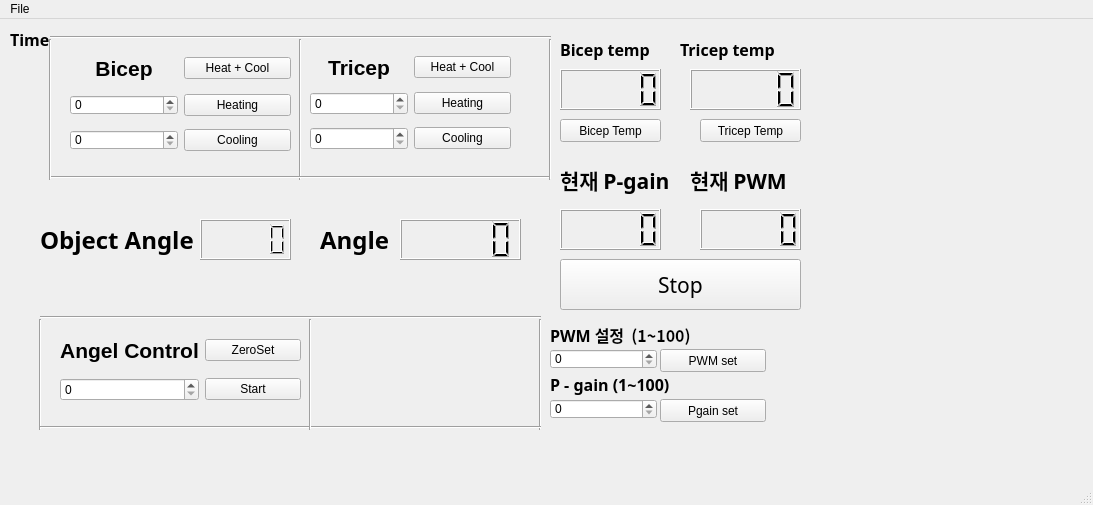
<?xml version="1.0" encoding="UTF-8"?>
<ui version="4.0">
 <class>MainWindow</class>
 <widget class="QMainWindow" name="MainWindow">
  <property name="geometry">
   <rect>
    <x>0</x>
    <y>0</y>
    <width>1093</width>
    <height>505</height>
   </rect>
  </property>
  <property name="windowTitle">
   <string>MainWindow</string>
  </property>
  <widget class="QWidget" name="centralwidget">
   <widget class="QWidget" name="gridLayoutWidget">
    <property name="geometry">
     <rect>
      <x>70</x>
      <y>30</y>
      <width>221</width>
      <height>110</height>
     </rect>
    </property>
    <layout class="QGridLayout" name="gridLayout">
     <property name="sizeConstraint">
      <enum>QLayout::SetDefaultConstraint</enum>
     </property>
     <item row="5" column="1">
      <widget class="QPushButton" name="BicepC">
       <property name="text">
        <string>Cooling</string>
       </property>
      </widget>
     </item>
     <item row="0" column="0">
      <widget class="QLabel" name="BicepL">
       <property name="font">
        <font>
         <family>Arial</family>
         <pointsize>16</pointsize>
         <weight>75</weight>
         <bold>true</bold>
        </font>
       </property>
       <property name="text">
        <string>Bicep</string>
       </property>
       <property name="textFormat">
        <enum>Qt::AutoText</enum>
       </property>
       <property name="alignment">
        <set>Qt::AlignCenter</set>
       </property>
      </widget>
     </item>
     <item row="5" column="0">
      <widget class="QSpinBox" name="BCtime">
       <property name="maximumSize">
        <size>
         <width>16777215</width>
         <height>20</height>
        </size>
       </property>
      </widget>
     </item>
     <item row="0" column="1">
      <widget class="QPushButton" name="BicepHC">
       <property name="text">
        <string>Heat + Cool</string>
       </property>
      </widget>
     </item>
     <item row="3" column="0">
      <widget class="QSpinBox" name="BHtime">
       <property name="maximumSize">
        <size>
         <width>16777215</width>
         <height>20</height>
        </size>
       </property>
      </widget>
     </item>
     <item row="3" column="1">
      <widget class="QPushButton" name="BicepH">
       <property name="text">
        <string>Heating</string>
       </property>
      </widget>
     </item>
    </layout>
   </widget>
   <widget class="QWidget" name="gridLayoutWidget_2">
    <property name="geometry">
     <rect>
      <x>310</x>
      <y>30</y>
      <width>201</width>
      <height>110</height>
     </rect>
    </property>
    <layout class="QGridLayout" name="gridLayout_2">
     <item row="4" column="1">
      <widget class="QPushButton" name="TricepC">
       <property name="text">
        <string>Cooling</string>
       </property>
      </widget>
     </item>
     <item row="0" column="0">
      <widget class="QLabel" name="TricepL">
       <property name="font">
        <font>
         <family>Arial</family>
         <pointsize>16</pointsize>
         <weight>75</weight>
         <bold>true</bold>
        </font>
       </property>
       <property name="text">
        <string>Tricep</string>
       </property>
       <property name="alignment">
        <set>Qt::AlignCenter</set>
       </property>
      </widget>
     </item>
     <item row="2" column="0">
      <widget class="QSpinBox" name="THtime"/>
     </item>
     <item row="2" column="1">
      <widget class="QPushButton" name="TricepH">
       <property name="text">
        <string>Heating</string>
       </property>
      </widget>
     </item>
     <item row="4" column="0">
      <widget class="QSpinBox" name="TCtime"/>
     </item>
     <item row="0" column="1">
      <widget class="QPushButton" name="TricepHC">
       <property name="text">
        <string>Heat + Cool</string>
       </property>
      </widget>
     </item>
    </layout>
   </widget>
   <widget class="Line" name="line">
    <property name="geometry">
     <rect>
      <x>290</x>
      <y>20</y>
      <width>20</width>
      <height>141</height>
     </rect>
    </property>
    <property name="orientation">
     <enum>Qt::Vertical</enum>
    </property>
   </widget>
   <widget class="Line" name="line_2">
    <property name="geometry">
     <rect>
      <x>50</x>
      <y>150</y>
      <width>501</width>
      <height>16</height>
     </rect>
    </property>
    <property name="orientation">
     <enum>Qt::Horizontal</enum>
    </property>
   </widget>
   <widget class="Line" name="line_3">
    <property name="geometry">
     <rect>
      <x>540</x>
      <y>20</y>
      <width>20</width>
      <height>141</height>
     </rect>
    </property>
    <property name="orientation">
     <enum>Qt::Vertical</enum>
    </property>
   </widget>
   <widget class="Line" name="line_4">
    <property name="geometry">
     <rect>
      <x>50</x>
      <y>10</y>
      <width>501</width>
      <height>16</height>
     </rect>
    </property>
    <property name="orientation">
     <enum>Qt::Horizontal</enum>
    </property>
   </widget>
   <widget class="Line" name="line_5">
    <property name="geometry">
     <rect>
      <x>40</x>
      <y>20</y>
      <width>20</width>
      <height>141</height>
     </rect>
    </property>
    <property name="orientation">
     <enum>Qt::Vertical</enum>
    </property>
   </widget>
   <widget class="QSpinBox" name="PWMset">
    <property name="geometry">
     <rect>
      <x>550</x>
      <y>330</y>
      <width>107</width>
      <height>20</height>
     </rect>
    </property>
    <property name="maximum">
     <number>1000</number>
    </property>
   </widget>
   <widget class="QSpinBox" name="Pset">
    <property name="geometry">
     <rect>
      <x>550</x>
      <y>380</y>
      <width>107</width>
      <height>20</height>
     </rect>
    </property>
    <property name="maximum">
     <number>1000</number>
    </property>
   </widget>
   <widget class="QLCDNumber" name="PWMlcd">
    <property name="geometry">
     <rect>
      <x>700</x>
      <y>190</y>
      <width>101</width>
      <height>41</height>
     </rect>
    </property>
   </widget>
   <widget class="QLabel" name="label">
    <property name="geometry">
     <rect>
      <x>690</x>
      <y>140</y>
      <width>111</width>
      <height>41</height>
     </rect>
    </property>
    <property name="font">
     <font>
      <family>맑은 고딕</family>
      <pointsize>16</pointsize>
      <weight>75</weight>
      <bold>true</bold>
     </font>
    </property>
    <property name="text">
     <string>현재 PWM</string>
    </property>
   </widget>
   <widget class="QLabel" name="label_2">
    <property name="geometry">
     <rect>
      <x>550</x>
      <y>300</y>
      <width>191</width>
      <height>31</height>
     </rect>
    </property>
    <property name="font">
     <font>
      <family>맑은 고딕</family>
      <pointsize>12</pointsize>
      <weight>75</weight>
      <bold>true</bold>
     </font>
    </property>
    <property name="text">
     <string>PWM 설정  (1~100)</string>
    </property>
   </widget>
   <widget class="QPushButton" name="PWMsetbtn">
    <property name="geometry">
     <rect>
      <x>660</x>
      <y>330</y>
      <width>106</width>
      <height>23</height>
     </rect>
    </property>
    <property name="text">
     <string>PWM set</string>
    </property>
   </widget>
   <widget class="QLabel" name="label_3">
    <property name="geometry">
     <rect>
      <x>550</x>
      <y>350</y>
      <width>171</width>
      <height>31</height>
     </rect>
    </property>
    <property name="font">
     <font>
      <family>맑은 고딕</family>
      <pointsize>12</pointsize>
      <weight>75</weight>
      <bold>true</bold>
     </font>
    </property>
    <property name="text">
     <string>P - gain (1~100)</string>
    </property>
   </widget>
   <widget class="QLCDNumber" name="BicepTemp">
    <property name="geometry">
     <rect>
      <x>560</x>
      <y>50</y>
      <width>101</width>
      <height>41</height>
     </rect>
    </property>
   </widget>
   <widget class="QLabel" name="label_5">
    <property name="geometry">
     <rect>
      <x>560</x>
      <y>10</y>
      <width>151</width>
      <height>41</height>
     </rect>
    </property>
    <property name="font">
     <font>
      <family>맑은 고딕</family>
      <pointsize>12</pointsize>
      <weight>75</weight>
      <bold>true</bold>
     </font>
    </property>
    <property name="lineWidth">
     <number>1</number>
    </property>
    <property name="midLineWidth">
     <number>0</number>
    </property>
    <property name="text">
     <string>Bicep temp</string>
    </property>
   </widget>
   <widget class="QLabel" name="label_6">
    <property name="geometry">
     <rect>
      <x>320</x>
      <y>200</y>
      <width>81</width>
      <height>41</height>
     </rect>
    </property>
    <property name="font">
     <font>
      <family>맑은 고딕</family>
      <pointsize>18</pointsize>
      <weight>75</weight>
      <bold>true</bold>
     </font>
    </property>
    <property name="lineWidth">
     <number>1</number>
    </property>
    <property name="midLineWidth">
     <number>0</number>
    </property>
    <property name="text">
     <string>Angle</string>
    </property>
   </widget>
   <widget class="QLCDNumber" name="Alcd">
    <property name="geometry">
     <rect>
      <x>400</x>
      <y>200</y>
      <width>121</width>
      <height>41</height>
     </rect>
    </property>
   </widget>
   <widget class="QPushButton" name="Psetbtn">
    <property name="geometry">
     <rect>
      <x>660</x>
      <y>380</y>
      <width>106</width>
      <height>23</height>
     </rect>
    </property>
    <property name="text">
     <string>Pgain set</string>
    </property>
   </widget>
   <widget class="QLCDNumber" name="Plcd">
    <property name="geometry">
     <rect>
      <x>560</x>
      <y>190</y>
      <width>101</width>
      <height>41</height>
     </rect>
    </property>
   </widget>
   <widget class="QLabel" name="label_7">
    <property name="geometry">
     <rect>
      <x>560</x>
      <y>140</y>
      <width>121</width>
      <height>41</height>
     </rect>
    </property>
    <property name="font">
     <font>
      <family>맑은 고딕</family>
      <pointsize>16</pointsize>
      <weight>75</weight>
      <bold>true</bold>
     </font>
    </property>
    <property name="text">
     <string>현재 P-gain</string>
    </property>
   </widget>
   <widget class="Line" name="line_6">
    <property name="geometry">
     <rect>
      <x>40</x>
      <y>290</y>
      <width>501</width>
      <height>16</height>
     </rect>
    </property>
    <property name="orientation">
     <enum>Qt::Horizontal</enum>
    </property>
   </widget>
   <widget class="Line" name="line_7">
    <property name="geometry">
     <rect>
      <x>30</x>
      <y>300</y>
      <width>20</width>
      <height>111</height>
     </rect>
    </property>
    <property name="orientation">
     <enum>Qt::Vertical</enum>
    </property>
   </widget>
   <widget class="Line" name="line_8">
    <property name="geometry">
     <rect>
      <x>530</x>
      <y>300</y>
      <width>20</width>
      <height>111</height>
     </rect>
    </property>
    <property name="orientation">
     <enum>Qt::Vertical</enum>
    </property>
   </widget>
   <widget class="Line" name="line_9">
    <property name="geometry">
     <rect>
      <x>40</x>
      <y>400</y>
      <width>501</width>
      <height>16</height>
     </rect>
    </property>
    <property name="orientation">
     <enum>Qt::Horizontal</enum>
    </property>
   </widget>
   <widget class="QWidget" name="gridLayoutWidget_3">
    <property name="geometry">
     <rect>
      <x>60</x>
      <y>310</y>
      <width>241</width>
      <height>81</height>
     </rect>
    </property>
    <layout class="QGridLayout" name="gridLayout_3">
     <property name="sizeConstraint">
      <enum>QLayout::SetDefaultConstraint</enum>
     </property>
     <item row="3" column="0">
      <widget class="QSpinBox" name="DesA">
       <property name="maximum">
        <number>1000</number>
       </property>
      </widget>
     </item>
     <item row="0" column="1">
      <widget class="QPushButton" name="AngZ">
       <property name="text">
        <string>ZeroSet</string>
       </property>
      </widget>
     </item>
     <item row="3" column="1">
      <widget class="QPushButton" name="AngH">
       <property name="text">
        <string>Start</string>
       </property>
      </widget>
     </item>
     <item row="0" column="0">
      <widget class="QLabel" name="BicepL_2">
       <property name="font">
        <font>
         <family>Arial</family>
         <pointsize>16</pointsize>
         <weight>75</weight>
         <bold>true</bold>
        </font>
       </property>
       <property name="text">
        <string>Angel Control</string>
       </property>
       <property name="textFormat">
        <enum>Qt::AutoText</enum>
       </property>
       <property name="alignment">
        <set>Qt::AlignCenter</set>
       </property>
      </widget>
     </item>
    </layout>
   </widget>
   <widget class="Line" name="line_10">
    <property name="geometry">
     <rect>
      <x>300</x>
      <y>300</y>
      <width>20</width>
      <height>111</height>
     </rect>
    </property>
    <property name="orientation">
     <enum>Qt::Vertical</enum>
    </property>
   </widget>
   <widget class="QLabel" name="label_8">
    <property name="geometry">
     <rect>
      <x>10</x>
      <y>0</y>
      <width>41</width>
      <height>41</height>
     </rect>
    </property>
    <property name="font">
     <font>
      <family>맑은 고딕</family>
      <pointsize>12</pointsize>
      <weight>75</weight>
      <bold>true</bold>
     </font>
    </property>
    <property name="lineWidth">
     <number>1</number>
    </property>
    <property name="midLineWidth">
     <number>0</number>
    </property>
    <property name="text">
     <string>Time</string>
    </property>
   </widget>
   <widget class="QPushButton" name="Stop">
    <property name="geometry">
     <rect>
      <x>560</x>
      <y>240</y>
      <width>241</width>
      <height>51</height>
     </rect>
    </property>
    <property name="font">
     <font>
      <family>맑은 고딕</family>
      <pointsize>16</pointsize>
     </font>
    </property>
    <property name="text">
     <string>Stop</string>
    </property>
   </widget>
   <widget class="QPushButton" name="BicepTemp_S">
    <property name="geometry">
     <rect>
      <x>560</x>
      <y>100</y>
      <width>101</width>
      <height>23</height>
     </rect>
    </property>
    <property name="text">
     <string>Bicep Temp</string>
    </property>
   </widget>
   <widget class="QPushButton" name="TricepTemp_S">
    <property name="geometry">
     <rect>
      <x>700</x>
      <y>100</y>
      <width>101</width>
      <height>23</height>
     </rect>
    </property>
    <property name="text">
     <string>Tricep Temp</string>
    </property>
   </widget>
   <widget class="QLabel" name="label_11">
    <property name="geometry">
     <rect>
      <x>680</x>
      <y>10</y>
      <width>151</width>
      <height>41</height>
     </rect>
    </property>
    <property name="font">
     <font>
      <family>맑은 고딕</family>
      <pointsize>12</pointsize>
      <weight>75</weight>
      <bold>true</bold>
     </font>
    </property>
    <property name="lineWidth">
     <number>1</number>
    </property>
    <property name="midLineWidth">
     <number>0</number>
    </property>
    <property name="text">
     <string>Tricep temp</string>
    </property>
   </widget>
   <widget class="QLCDNumber" name="TricepTemp">
    <property name="geometry">
     <rect>
      <x>690</x>
      <y>50</y>
      <width>111</width>
      <height>41</height>
     </rect>
    </property>
   </widget>
   <widget class="QLabel" name="label_9">
    <property name="geometry">
     <rect>
      <x>40</x>
      <y>200</y>
      <width>171</width>
      <height>41</height>
     </rect>
    </property>
    <property name="font">
     <font>
      <family>맑은 고딕</family>
      <pointsize>18</pointsize>
      <weight>75</weight>
      <bold>true</bold>
     </font>
    </property>
    <property name="lineWidth">
     <number>1</number>
    </property>
    <property name="midLineWidth">
     <number>0</number>
    </property>
    <property name="text">
     <string>Object Angle</string>
    </property>
   </widget>
   <widget class="QLCDNumber" name="Alcd_2">
    <property name="geometry">
     <rect>
      <x>200</x>
      <y>200</y>
      <width>91</width>
      <height>41</height>
     </rect>
    </property>
   </widget>
  </widget>
  <widget class="QMenuBar" name="menubar">
   <property name="geometry">
    <rect>
     <x>0</x>
     <y>0</y>
     <width>1093</width>
     <height>21</height>
    </rect>
   </property>
   <widget class="QMenu" name="menuFie">
    <property name="title">
     <string>File</string>
    </property>
    <addaction name="actionFile"/>
   </widget>
   <addaction name="menuFie"/>
  </widget>
  <widget class="QStatusBar" name="statusbar"/>
  <action name="actionFile">
   <property name="text">
    <string>Quit</string>
   </property>
  </action>
 </widget>
 <resources/>
 <connections/>
</ui>
